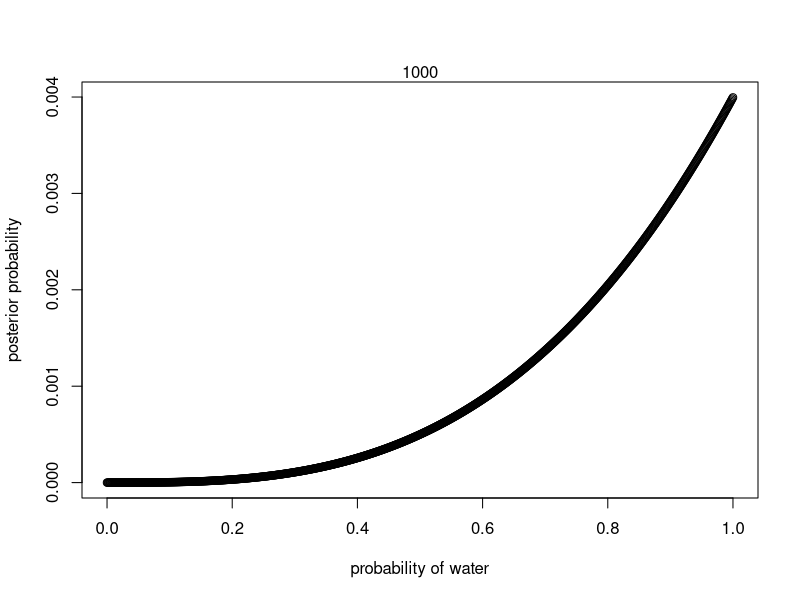
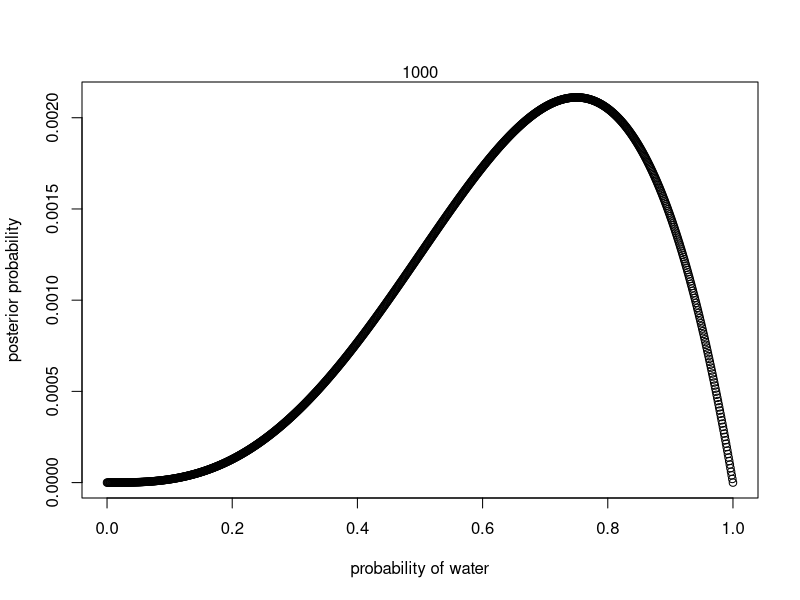
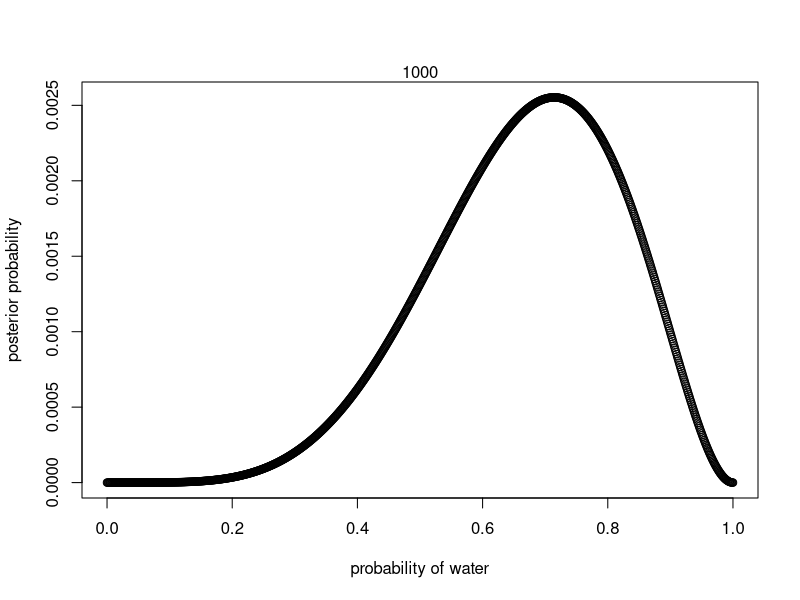
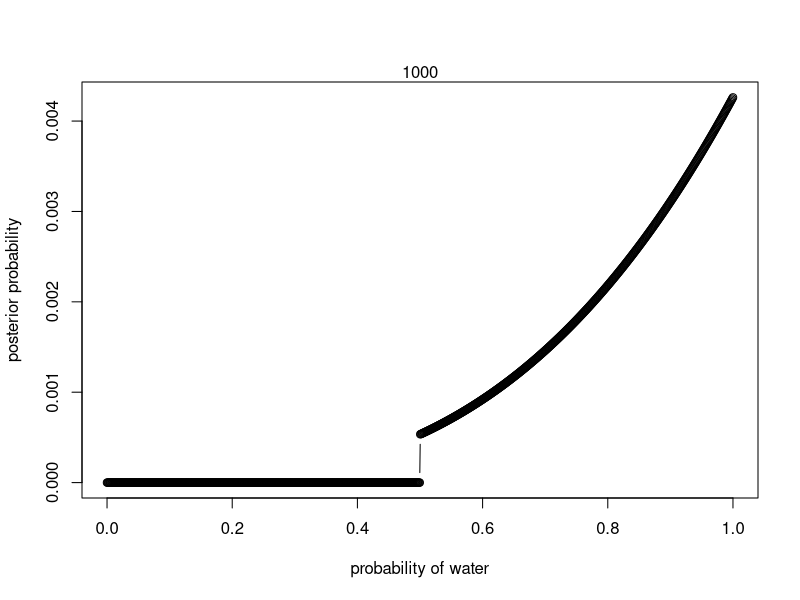
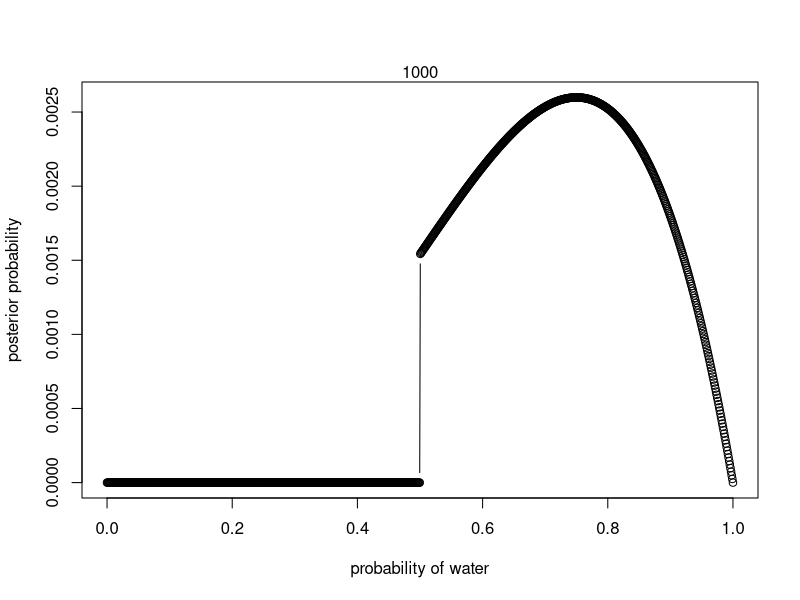
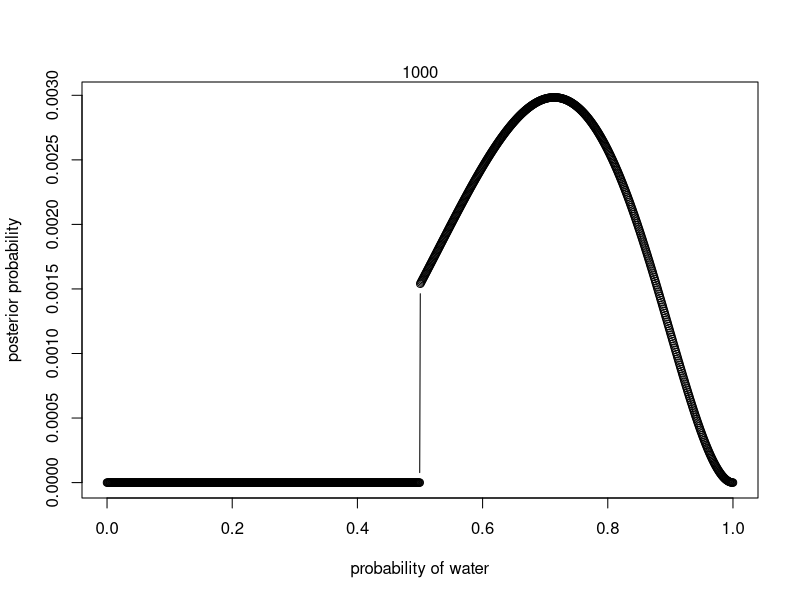

Here is the R script that generated these plots, in order:
###2M1###


#(1)
#Observed number of flips that were water
observed_water <- 3

#Total amount of flips
total_flips <- 3

# define grid
p_grid <- seq( from = 0 , to = 1 , length.out = 1000 )

# define prior
prior <- rep( 1 , length(p_grid) )

# likelihood
likelihood <- dbinom( observed_water , size= total_flips , prob=p_grid )

# compute product of likelihood and prior
unstd.posterior <- likelihood * prior

# standardize the posterior, so it sums to 1
posterior <- unstd.posterior / sum(unstd.posterior)

plot( p_grid , posterior , type="b" ,
      xlab="probability of water" , ylab="posterior probability" )
mtext( length(p_grid) )



#(2)
#Observed number of flips that were water
observed_water <- 3

#Total amount of flips
total_flips <- 4

likelihood <- dbinom( observed_water , size= total_flips , prob=p_grid )
unstd.posterior <- likelihood * prior

# standardize the posterior, so it sums to 1
posterior <- unstd.posterior / sum(unstd.posterior)

plot( p_grid , posterior , type="b" ,
      xlab="probability of water" , ylab="posterior probability" )
mtext( length(p_grid) )



#(3)
#Observed number of flips that were water
observed_water <- 5

#Total amount of flips
total_flips <- 7

# likelihood
likelihood <- dbinom( observed_water , size= total_flips , prob=p_grid )

# compute product of likelihood and prior
unstd.posterior <- likelihood * prior
# standardize the posterior, so it sums to 1
posterior <- unstd.posterior / sum(unstd.posterior)

plot( p_grid , posterior , type="b" ,
      xlab="probability of water" , ylab="posterior probability" )
mtext( length(p_grid) )


###2M2###


#(1)
#Observed number of flips that were water
observed_water <- 3

#Total amount of flips
total_flips <- 3

# define grid
p_grid <- seq( from = 0 , to = 1 , length.out = 1000 )

# define prior p that is equal to zero when p < 0.5 and is a positive constant when p ≥ 0.5
prior <- ifelse( p_grid < 0.5 , 0 , 1 )

# likelihood
likelihood <- dbinom( observed_water , size= total_flips , prob=p_grid )

# compute product of likelihood and prior
unstd.posterior <- likelihood * prior

# standardize the posterior, so it sums to 1
posterior <- unstd.posterior / sum(unstd.posterior)

plot( p_grid , posterior , type="b" ,
      xlab="probability of water" , ylab="posterior probability" )
mtext( length(p_grid) )



#(2)
#Observed number of flips that were water
observed_water <- 3

#Total amount of flips
total_flips <- 4

# likelihood
likelihood <- dbinom( observed_water , size= total_flips , prob=p_grid )

# compute product of likelihood and prior
unstd.posterior <- likelihood * prior

# standardize the posterior, so it sums to 1
posterior <- unstd.posterior / sum(unstd.posterior)

plot( p_grid , posterior , type="b" ,
      xlab="probability of water" , ylab="posterior probability" )
mtext( length(p_grid) )



#(3)
#Observed number of flips that were water
observed_water <- 5

#Total amount of flips
total_flips <- 7

# likelihood
likelihood <- dbinom( observed_water , size= total_flips , prob=p_grid )

# compute product of likelihood and prior
unstd.posterior <- likelihood * prior
# standardize the posterior, so it sums to 1
posterior <- unstd.posterior / sum(unstd.posterior)

plot( p_grid , posterior , type="b" ,
      xlab="probability of water" , ylab="posterior probability" )
mtext( length(p_grid) )


###2M3###
0.3 * 0.5 /(0.3 * 0.5 + 1 * 0.5)
